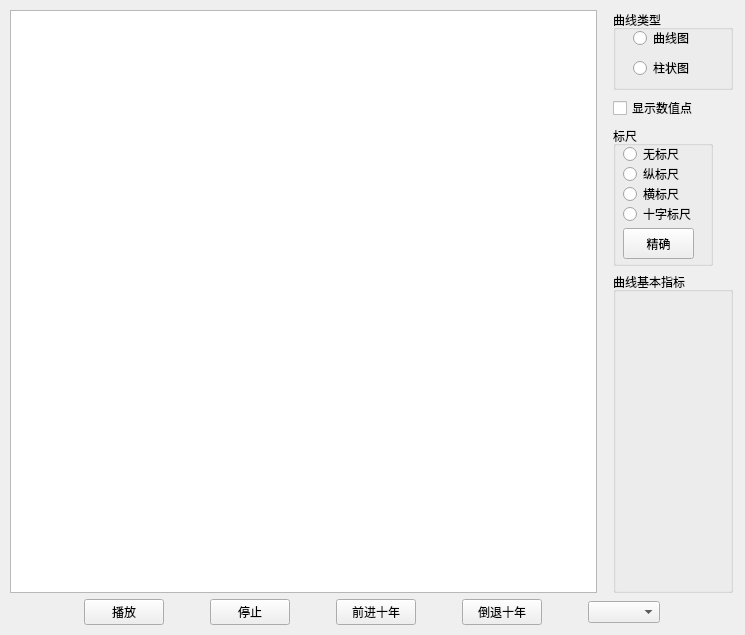
<?xml version="1.0" encoding="UTF-8"?>
<ui version="4.0">
 <class>LineType2</class>
 <widget class="QWidget" name="LineType2">
  <property name="geometry">
   <rect>
    <x>0</x>
    <y>0</y>
    <width>745</width>
    <height>635</height>
   </rect>
  </property>
  <property name="windowTitle">
   <string>Form</string>
  </property>
  <widget class="QWidget" name="verticalLayoutWidget">
   <property name="geometry">
    <rect>
     <x>0</x>
     <y>0</y>
     <width>743</width>
     <height>635</height>
    </rect>
   </property>
   <layout class="QVBoxLayout" name="verticalLayout_Main">
    <item>
     <layout class="QVBoxLayout" name="verticalLayout_4">
      <property name="margin">
       <number>10</number>
      </property>
      <item>
       <layout class="QHBoxLayout" name="horizontalLayout_2" stretch="3,0">
        <item>
         <layout class="QVBoxLayout" name="verticalLayout_5" stretch="0">
          <property name="sizeConstraint">
           <enum>QLayout::SetDefaultConstraint</enum>
          </property>
          <property name="leftMargin">
           <number>0</number>
          </property>
          <property name="topMargin">
           <number>0</number>
          </property>
          <property name="rightMargin">
           <number>10</number>
          </property>
          <property name="bottomMargin">
           <number>0</number>
          </property>
          <item>
           <widget class="GraphView" name="graphicsView">
            <property name="sizePolicy">
             <sizepolicy hsizetype="Preferred" vsizetype="Expanding">
              <horstretch>0</horstretch>
              <verstretch>0</verstretch>
             </sizepolicy>
            </property>
            <property name="minimumSize">
             <size>
              <width>0</width>
              <height>0</height>
             </size>
            </property>
            <property name="verticalScrollBarPolicy">
             <enum>Qt::ScrollBarAlwaysOff</enum>
            </property>
            <property name="horizontalScrollBarPolicy">
             <enum>Qt::ScrollBarAlwaysOff</enum>
            </property>
            <property name="transformationAnchor">
             <enum>QGraphicsView::AnchorUnderMouse</enum>
            </property>
            <property name="resizeAnchor">
             <enum>QGraphicsView::NoAnchor</enum>
            </property>
            <property name="viewportUpdateMode">
             <enum>QGraphicsView::SmartViewportUpdate</enum>
            </property>
           </widget>
          </item>
         </layout>
        </item>
        <item>
         <layout class="QVBoxLayout" name="verticalLayout_6">
          <item>
           <widget class="QGroupBox" name="groupBox_3">
            <property name="sizePolicy">
             <sizepolicy hsizetype="Fixed" vsizetype="Fixed">
              <horstretch>0</horstretch>
              <verstretch>0</verstretch>
             </sizepolicy>
            </property>
            <property name="minimumSize">
             <size>
              <width>120</width>
              <height>80</height>
             </size>
            </property>
            <property name="title">
             <string>曲线类型</string>
            </property>
            <widget class="QRadioButton" name="radioCurve">
             <property name="geometry">
              <rect>
               <x>20</x>
               <y>20</y>
               <width>81</width>
               <height>16</height>
              </rect>
             </property>
             <property name="text">
              <string>曲线图</string>
             </property>
            </widget>
            <widget class="QRadioButton" name="radioBar">
             <property name="geometry">
              <rect>
               <x>20</x>
               <y>50</y>
               <width>71</width>
               <height>16</height>
              </rect>
             </property>
             <property name="text">
              <string>柱状图</string>
             </property>
            </widget>
           </widget>
          </item>
          <item>
           <widget class="QCheckBox" name="checkBox">
            <property name="text">
             <string>显示数值点</string>
            </property>
           </widget>
          </item>
          <item>
           <widget class="QGroupBox" name="groupBox_4">
            <property name="sizePolicy">
             <sizepolicy hsizetype="Fixed" vsizetype="Minimum">
              <horstretch>0</horstretch>
              <verstretch>0</verstretch>
             </sizepolicy>
            </property>
            <property name="minimumSize">
             <size>
              <width>100</width>
              <height>140</height>
             </size>
            </property>
            <property name="title">
             <string>标尺</string>
            </property>
            <widget class="QPushButton" name="ViewDataButton">
             <property name="geometry">
              <rect>
               <x>10</x>
               <y>102</y>
               <width>71</width>
               <height>31</height>
              </rect>
             </property>
             <property name="text">
              <string>精确</string>
             </property>
            </widget>
            <widget class="QRadioButton" name="VLineButton">
             <property name="geometry">
              <rect>
               <x>10</x>
               <y>40</y>
               <width>89</width>
               <height>16</height>
              </rect>
             </property>
             <property name="text">
              <string>纵标尺</string>
             </property>
            </widget>
            <widget class="QRadioButton" name="HLineButton">
             <property name="geometry">
              <rect>
               <x>10</x>
               <y>60</y>
               <width>89</width>
               <height>16</height>
              </rect>
             </property>
             <property name="text">
              <string>横标尺</string>
             </property>
            </widget>
            <widget class="QRadioButton" name="DualLineButton">
             <property name="geometry">
              <rect>
               <x>10</x>
               <y>80</y>
               <width>89</width>
               <height>16</height>
              </rect>
             </property>
             <property name="text">
              <string>十字标尺</string>
             </property>
            </widget>
            <widget class="QRadioButton" name="NoLineButton">
             <property name="geometry">
              <rect>
               <x>10</x>
               <y>20</y>
               <width>89</width>
               <height>16</height>
              </rect>
             </property>
             <property name="text">
              <string>无标尺</string>
             </property>
            </widget>
           </widget>
          </item>
          <item>
           <layout class="QVBoxLayout" name="verticalLayout">
            <item>
             <widget class="QGroupBox" name="groupBox">
              <property name="sizePolicy">
               <sizepolicy hsizetype="Expanding" vsizetype="Expanding">
                <horstretch>0</horstretch>
                <verstretch>0</verstretch>
               </sizepolicy>
              </property>
              <property name="title">
               <string>曲线基本指标</string>
              </property>
             </widget>
            </item>
           </layout>
          </item>
         </layout>
        </item>
       </layout>
      </item>
      <item>
       <layout class="QHBoxLayout" name="horizontalLayout">
        <item>
         <spacer name="horizontalSpacer">
          <property name="orientation">
           <enum>Qt::Horizontal</enum>
          </property>
          <property name="sizeHint" stdset="0">
           <size>
            <width>40</width>
            <height>20</height>
           </size>
          </property>
         </spacer>
        </item>
        <item>
         <widget class="QPushButton" name="PlayButton">
          <property name="text">
           <string>播放</string>
          </property>
         </widget>
        </item>
        <item>
         <spacer name="horizontalSpacer_2">
          <property name="orientation">
           <enum>Qt::Horizontal</enum>
          </property>
          <property name="sizeType">
           <enum>QSizePolicy::Fixed</enum>
          </property>
          <property name="sizeHint" stdset="0">
           <size>
            <width>40</width>
            <height>20</height>
           </size>
          </property>
         </spacer>
        </item>
        <item>
         <widget class="QPushButton" name="StopButton">
          <property name="text">
           <string>停止</string>
          </property>
         </widget>
        </item>
        <item>
         <spacer name="horizontalSpacer_3">
          <property name="orientation">
           <enum>Qt::Horizontal</enum>
          </property>
          <property name="sizeType">
           <enum>QSizePolicy::Fixed</enum>
          </property>
          <property name="sizeHint" stdset="0">
           <size>
            <width>40</width>
            <height>20</height>
           </size>
          </property>
         </spacer>
        </item>
        <item>
         <widget class="QPushButton" name="Advance10Button">
          <property name="text">
           <string>前进十年</string>
          </property>
         </widget>
        </item>
        <item>
         <spacer name="horizontalSpacer_4">
          <property name="orientation">
           <enum>Qt::Horizontal</enum>
          </property>
          <property name="sizeType">
           <enum>QSizePolicy::Fixed</enum>
          </property>
          <property name="sizeHint" stdset="0">
           <size>
            <width>40</width>
            <height>20</height>
           </size>
          </property>
         </spacer>
        </item>
        <item>
         <widget class="QPushButton" name="Back10Button">
          <property name="text">
           <string>倒退十年</string>
          </property>
         </widget>
        </item>
        <item>
         <spacer name="horizontalSpacer_6">
          <property name="orientation">
           <enum>Qt::Horizontal</enum>
          </property>
          <property name="sizeType">
           <enum>QSizePolicy::Fixed</enum>
          </property>
          <property name="sizeHint" stdset="0">
           <size>
            <width>40</width>
            <height>20</height>
           </size>
          </property>
         </spacer>
        </item>
        <item>
         <widget class="QComboBox" name="comboBox"/>
        </item>
        <item>
         <spacer name="horizontalSpacer_5">
          <property name="orientation">
           <enum>Qt::Horizontal</enum>
          </property>
          <property name="sizeHint" stdset="0">
           <size>
            <width>40</width>
            <height>20</height>
           </size>
          </property>
         </spacer>
        </item>
       </layout>
      </item>
     </layout>
    </item>
   </layout>
  </widget>
 </widget>
 <customwidgets>
  <customwidget>
   <class>GraphView</class>
   <extends>QGraphicsView</extends>
   <header>graphview.h</header>
  </customwidget>
 </customwidgets>
 <resources/>
 <connections/>
</ui>
